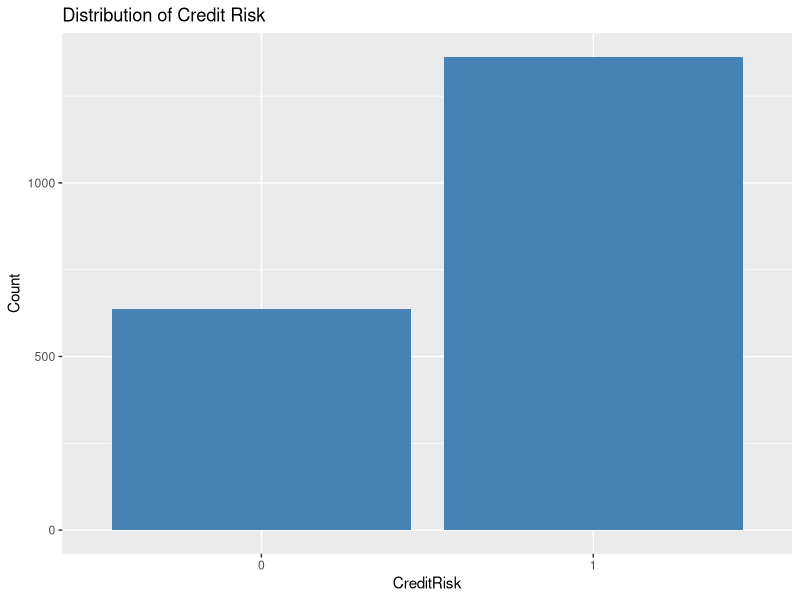
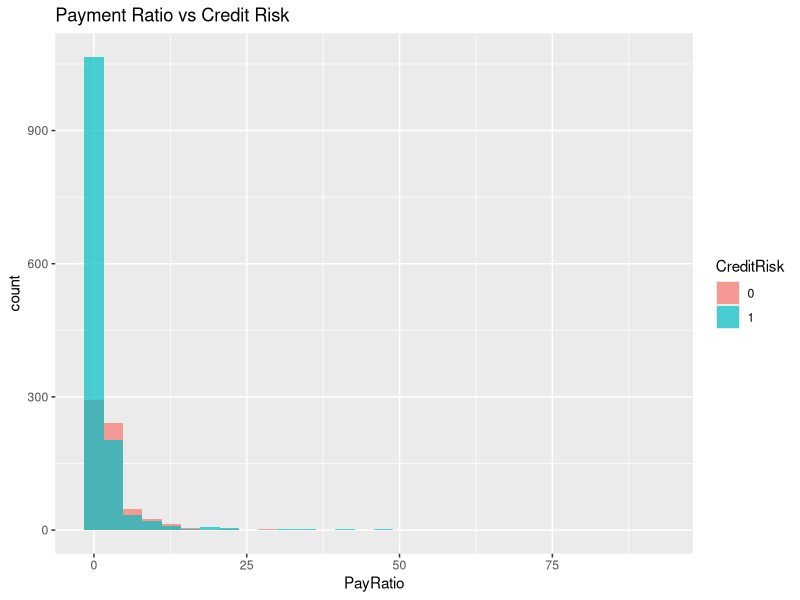
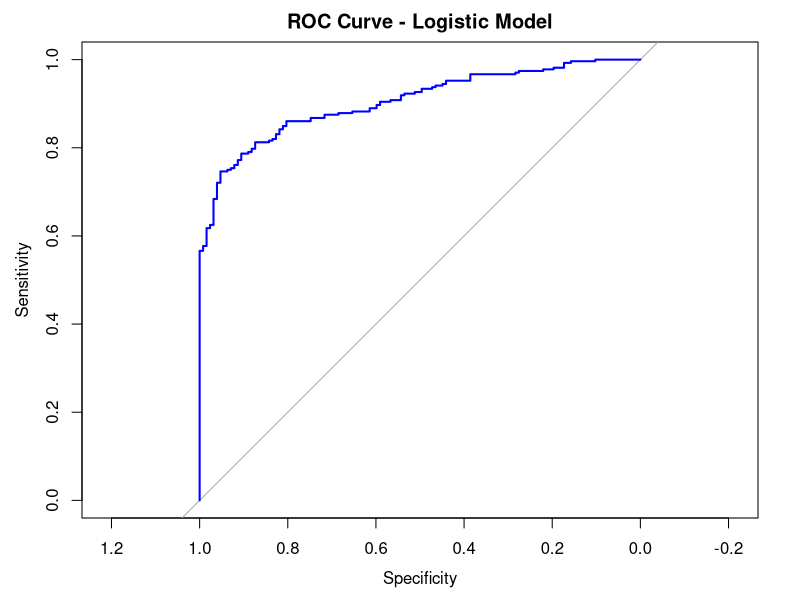
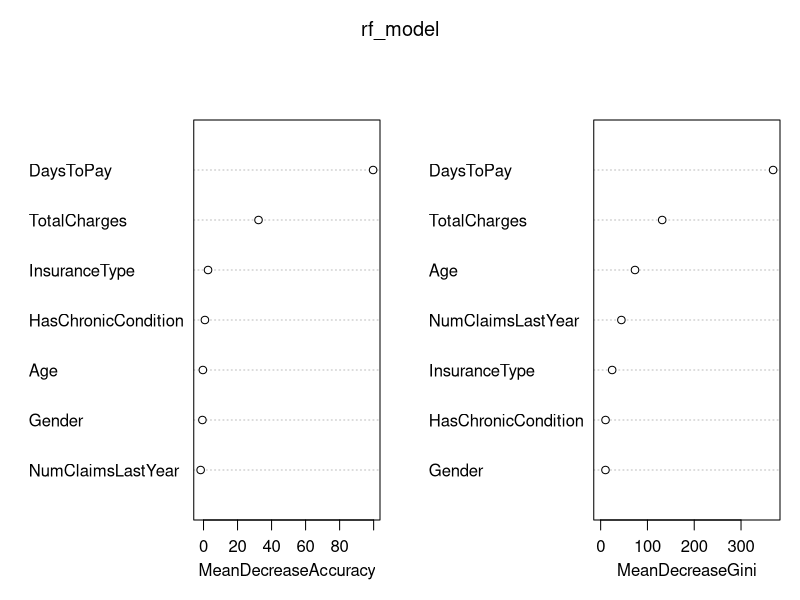

The R source for these figures, in order:
# Load packages
library(tidyverse)
library(caret)
library(ROCR)
library(randomForest)
library(ggplot2)
library(pROC)
set.seed(42)

n <- 2000  # simulate more patients for realism

df <- tibble(
  PatientID = 1:n,
  Age = sample(18:90, n, replace = TRUE),
  Gender = factor(sample(c("Male", "Female"), n, replace = TRUE)),
  InsuranceType = factor(sample(c("Private", "Medicare", "Medicaid", "Uninsured"), n, replace = TRUE, prob = c(0.5, 0.2, 0.2, 0.1))),
  TotalCharges = round(runif(n, 100, 10000), 2),
  PaidAmount = round(runif(n, 0, 10000), 2),
  DaysToPay = sample(0:120, n, replace = TRUE),
  NumClaimsLastYear = sample(0:10, n, replace = TRUE),
  HasChronicCondition = sample(c(0, 1), n, replace = TRUE, prob = c(0.7, 0.3))
)

# Define Credit Risk:
# Risky if <80% paid or paid after 60 days
df <- df %>%
  mutate(
    PayRatio = PaidAmount / TotalCharges,
    CreditRisk = as.factor(ifelse(PayRatio < 0.8 | DaysToPay > 60, 1, 0))
  )

# Proportion of risky cases
ggplot(df, aes(CreditRisk)) +
  geom_bar(fill = "steelblue") +
  labs(title = "Distribution of Credit Risk", y = "Count")

# Pay ratio vs. risk
ggplot(df, aes(x = PayRatio, fill = CreditRisk)) +
  geom_histogram(bins = 30, alpha = 0.7, position = "identity") +
  labs(title = "Payment Ratio vs Credit Risk")

# Drop PatientID, PaidAmount, PayRatio (used to define target)
df_model <- df %>%
  select(-PatientID, -PaidAmount, -PayRatio)

# Train-test split
split <- createDataPartition(df_model$CreditRisk, p = 0.8, list = FALSE)
train <- df_model[split, ]
test <- df_model[-split, ]

logit_model <- glm(CreditRisk ~ ., data = train, family = "binomial")

summary(logit_model)

# Predict probabilities
pred_probs <- predict(logit_model, newdata = test, type = "response")
pred_class <- ifelse(pred_probs > 0.5, 1, 0)
pred_class <- factor(pred_class, levels = c(0,1))

# Confusion Matrix
confusionMatrix(pred_class, test$CreditRisk)

# ROC & AUC
roc_obj <- roc(as.numeric(test$CreditRisk), pred_probs)
plot(roc_obj, col = "blue", main = "ROC Curve - Logistic Model")
auc(roc_obj)

rf_model <- randomForest(CreditRisk ~ ., data = train, ntree = 200, importance = TRUE)

# Predict & evaluate
rf_pred <- predict(rf_model, test, type = "response")
confusionMatrix(rf_pred, test$CreditRisk)

# AUC
rf_probs <- predict(rf_model, test, type = "prob")[,2]
roc_rf <- roc(as.numeric(test$CreditRisk), rf_probs)
auc(roc_rf)

# Feature Importance
varImpPlot(rf_model)

# Top reasons for high credit risk
df_risk <- df %>% filter(CreditRisk == 1)

summary_stats <- df_risk %>%
  group_by(InsuranceType) %>%
  summarise(
    AvgDaysToPay = mean(DaysToPay),
    AvgTotalCharges = mean(TotalCharges),
    RiskyClaims = n()
  ) %>%
  arrange(desc(RiskyClaims))

print(summary_stats)
